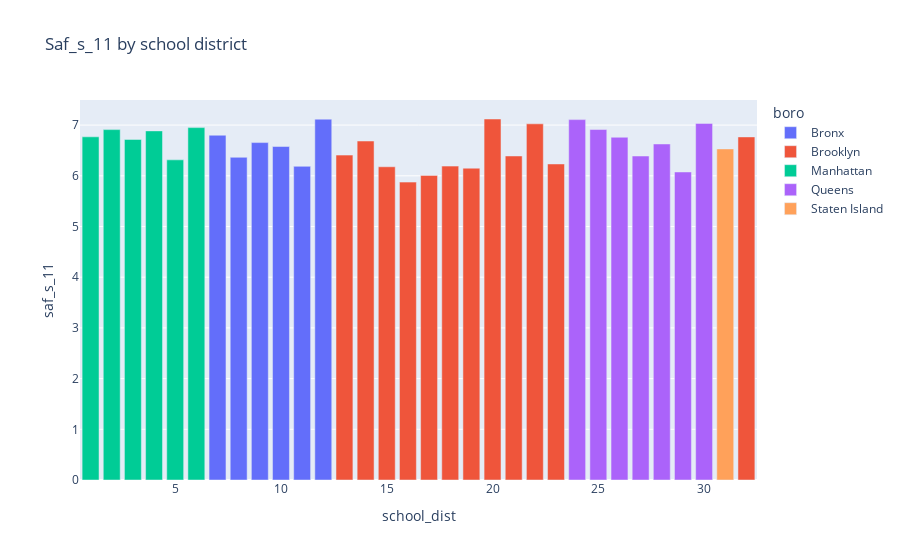

The notebook cell this image was saved under:
### Code cell
import plotly.express as px
fig = px.bar(df, x='school_dist', y='saf_s_11', color='boro', title='Saf_s_11 by school district')
fig.show()

### Figure 1 — Plotly figure (JSON) as saved in the notebook; plotly's stock layout.template omitted (floating-point values rounded to 4 significant figures)
{"data": [{"alignmentgroup": "True", "hovertemplate": "boro=Bronx<br>school_dist=%{x}<br>saf_s_11=%{y}<extra></extra>", "legendgroup": "Bronx", "marker": {"color": "#636efa"}, "name": "Bronx", "offsetgroup": "Bronx", "orientation": "v", "showlegend": true, "textposition": "auto", "type": "bar", "x": ["07", "08", "09", "10", "11", "12"], "xaxis": "x", "y": [6.8, 6.365, 6.655, 6.577, 6.187, 7.117], "yaxis": "y"}, {"alignmentgroup": "True", "hovertemplate": "boro=Brooklyn<br>school_dist=%{x}<br>saf_s_11=%{y}<extra></extra>", "legendgroup": "Brooklyn", "marker": {"color": "#EF553B"}, "name": "Brooklyn", "offsetgroup": "Brooklyn", "orientation": "v", "showlegend": true, "textposition": "auto", "type": "bar", "x": ["13", "14", "15", "16", "17", "18", "19", "20", "21", "22", "23", "32"], "xaxis": "x", "y": [6.408, 6.686, 6.178, 5.875, 6.007, 6.191, 6.15, 7.12, 6.391, 7.025, 6.233, 6.767], "yaxis": "y"}, {"alignmentgroup": "True", "hovertemplate": "boro=Manhattan<br>school_dist=%{x}<br>saf_s_11=%{y}<extra></extra>", "legendgroup": "Manhattan", "marker": {"color": "#00cc96"}, "name": "Manhattan", "offsetgroup": "Manhattan", "orientation": "v", "showlegend": true, "textposition": "auto", "type": "bar", "x": ["01", "02", "03", "04", "05", "06"], "xaxis": "x", "y": [6.769, 6.911, 6.717, 6.886, 6.314, 6.95], "yaxis": "y"}, {"alignmentgroup": "True", "hovertemplate": "boro=Queens<br>school_dist=%{x}<br>saf_s_11=%{y}<extra></extra>", "legendgroup": "Queens", "marker": {"color": "#ab63fa"}, "name": "Queens", "offsetgroup": "Queens", "orientation": "v", "showlegend": true, "textposition": "auto", "type": "bar", "x": ["24", "25", "26", "27", "28", "29", "30"], "xaxis": "x", "y": [7.108, 6.912, 6.76, 6.39, 6.627, 6.075, 7.033], "yaxis": "y"}, {"alignmentgroup": "True", "hovertemplate": "boro=Staten Island<br>school_dist=%{x}<br>saf_s_11=%{y}<extra></extra>", "legendgroup": "Staten Island", "marker": {"color": "#FFA15A"}, "name": "Staten Island", "offsetgroup": "Staten Island", "orientation": "v", "showlegend": true, "textposition": "auto", "type": "bar", "x": ["31"], "xaxis": "x", "y": [6.53], "yaxis": "y"}], "layout": {"barmode": "relative", "legend": {"title": {"text": "boro"}, "tracegroupgap": 0}, "title": {"text": "Saf_s_11 by school district"}, "xaxis": {"anchor": "y", "domain": [0, 1], "title": {"text": "school_dist"}}, "yaxis": {"anchor": "x", "domain": [0, 1], "title": {"text": "saf_s_11"}}}}
